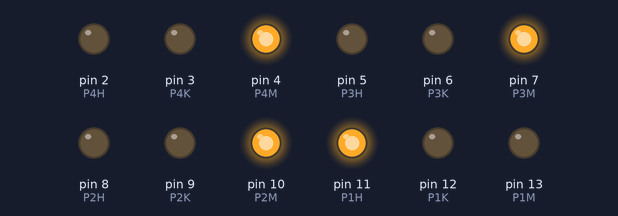
A sketch run on a simulated Arduino Uno, built with avr-gcc and run on an emulated ATmega328P. Parts: output pins drawn as LEDs (lit = HIGH).

Above: at 1.0 s.
At 3.5 s:
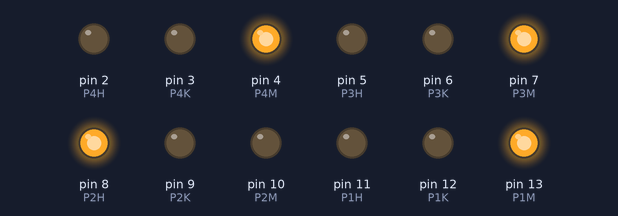
At 4.7 s:
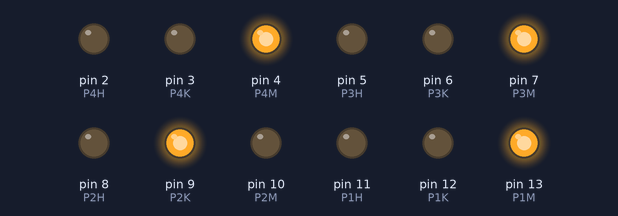
At 6.0 s:
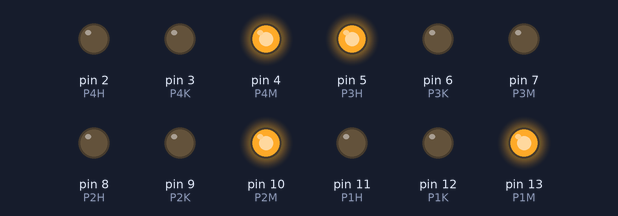
At 8.5 s:
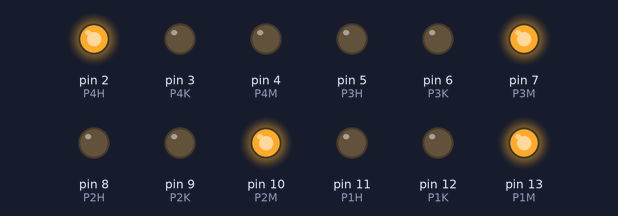
At 12.2 s:
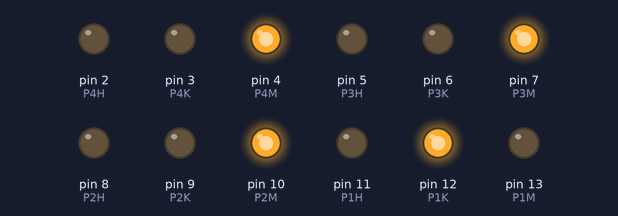
Timing chart, 0 to 13.0 s (numbered marks = the images above):
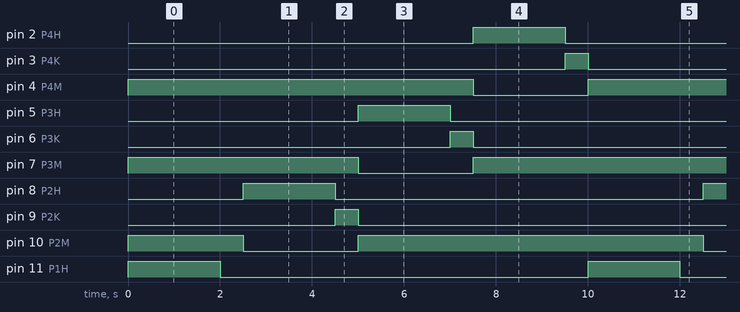

Measured:
- by itself, pin 2 (P4H), pin 5 (P3H), pin 8 (P2H), pin 11 (P1H): alternates HIGH for 2.0 s and LOW for 8.0 s
- by itself, pin 3 (P4K), pin 6 (P3K), pin 9 (P2K), pin 12 (P1K): alternates HIGH for 0.50 s and LOW for 9.5 s
- by itself, pin 4 (P4M), pin 13 (P1M): alternates HIGH for 7.5 s and LOW for 2.5 s
- by itself, pin 7 (P3M), pin 10 (P2M): repeats every 10.0 s: LOW 2.5 s, HIGH 7.5 s

The sketch:

Traffic_Light.ino
```cpp
#define P1M 13
#define P1K 12
#define P1H 11
#define P2M 10
#define P2K 9
#define P2H 8
#define P3M 7
#define P3K 6
#define P3H 5
#define P4M 4
#define P4K 3
#define P4H 2

int WHijau=2000;
int WKuning=500;


void setup() {
  pinMode(P4H,OUTPUT);
  pinMode(P4K,OUTPUT);
  pinMode(P4M,OUTPUT);
  pinMode(5,OUTPUT);
  pinMode(6,OUTPUT);
  pinMode(7,OUTPUT);
  pinMode(8,OUTPUT);
  pinMode(9,OUTPUT);
  pinMode(10,OUTPUT);
  pinMode(11,OUTPUT);
  pinMode(12,OUTPUT);
  pinMode(13,OUTPUT);
}

void loop() {
  Jalur1(0,0,1);Jalur2(1,0,0);Jalur3(1,0,0);Jalur4(1,0,0);
  delay(WHijau);
  Jalur1(0,1,0);Jalur2(1,0,0);Jalur3(1,0,0);Jalur4(1,0,0);
  delay(WKuning);

  Jalur1(1,0,0);Jalur2(0,0,1);Jalur3(1,0,0);Jalur4(1,0,0);
  delay(WHijau);
  Jalur1(1,0,0);Jalur2(0,1,0);Jalur3(1,0,0);Jalur4(1,0,0);
  delay(WKuning);

  Jalur1(1,0,0);Jalur2(1,0,0);Jalur3(0,0,1);Jalur4(1,0,0);
  delay(WHijau);
  Jalur1(1,0,0);Jalur2(1,0,0);Jalur3(0,1,0);Jalur4(1,0,0);
  delay(WKuning);

  Jalur1(1,0,0);Jalur2(1,0,0);Jalur3(1,0,0);Jalur4(0,0,1);
  delay(WHijau);
  Jalur1(1,0,0);Jalur2(1,0,0);Jalur3(1,0,0);Jalur4(0,1,0);
  delay(WKuning);
}


void Jalur1(bool L1M,bool L1K,bool L1H){
  if(L1M==1){digitalWrite(P1M,HIGH);}else{digitalWrite(P1M,LOW);}
  if(L1K==1){digitalWrite(P1K,HIGH);}else{digitalWrite(P1K,LOW);}
  if(L1H==1){digitalWrite(P1H,HIGH);}else{digitalWrite(P1H,LOW);}
}

void Jalur2(bool L2M,bool L2K,bool L2H){
  if(L2M==1){digitalWrite(P2M,HIGH);}else{digitalWrite(P2M,LOW);}
  if(L2K==1){digitalWrite(P2K,HIGH);}else{digitalWrite(P2K,LOW);}
  if(L2H==1){digitalWrite(P2H,HIGH);}else{digitalWrite(P2H,LOW);}
}

void Jalur3(bool L3M,bool L3K,bool L3H){
  if(L3M==1){digitalWrite(P3M,HIGH);}else{digitalWrite(P3M,LOW);}
  if(L3K==1){digitalWrite(P3K,HIGH);}else{digitalWrite(P3K,LOW);}
  if(L3H==1){digitalWrite(P3H,HIGH);}else{digitalWrite(P3H,LOW);}
}

void Jalur4(bool L4M,bool L4K,bool L4H){
  if(L4M==1){digitalWrite(P4M,HIGH);}else{digitalWrite(P4M,LOW);}
  if(L4K==1){digitalWrite(P4K,HIGH);}else{digitalWrite(P4K,LOW);}
  if(L4H==1){digitalWrite(P4H,HIGH);}else{digitalWrite(P4H,LOW);}
}
```
